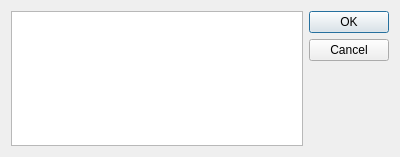
<?xml version="1.0" encoding="UTF-8"?>
<ui version="4.0">
 <class>DTMountDialog</class>
 <widget class="QDialog" name="DTMountDialog">
  <property name="geometry">
   <rect>
    <x>0</x>
    <y>0</y>
    <width>400</width>
    <height>157</height>
   </rect>
  </property>
  <property name="windowTitle">
   <string>DT_MOUNT_DILAOG</string>
  </property>
  <property name="windowIcon">
   <iconset resource="ltorrent.qrc">
    <normaloff>:/icons/app.ico</normaloff>:/icons/app.ico</iconset>
  </property>
  <layout class="QGridLayout" name="gridLayout">
   <item row="0" column="1">
    <layout class="QVBoxLayout">
     <property name="spacing">
      <number>6</number>
     </property>
     <property name="margin">
      <number>0</number>
     </property>
     <item>
      <widget class="QPushButton" name="okButton">
       <property name="text">
        <string>OK</string>
       </property>
      </widget>
     </item>
     <item>
      <widget class="QPushButton" name="cancelButton">
       <property name="text">
        <string>Cancel</string>
       </property>
      </widget>
     </item>
     <item>
      <spacer>
       <property name="orientation">
        <enum>Qt::Vertical</enum>
       </property>
       <property name="sizeHint" stdset="0">
        <size>
         <width>20</width>
         <height>40</height>
        </size>
       </property>
      </spacer>
     </item>
    </layout>
   </item>
   <item row="0" column="0">
    <widget class="QListView" name="listView"/>
   </item>
  </layout>
 </widget>
 <resources>
  <include location="ltorrent.qrc"/>
 </resources>
 <connections>
  <connection>
   <sender>cancelButton</sender>
   <signal>clicked()</signal>
   <receiver>DTMountDialog</receiver>
   <slot>reject()</slot>
   <hints>
    <hint type="sourcelabel">
     <x>330</x>
     <y>66</y>
    </hint>
    <hint type="destinationlabel">
     <x>197</x>
     <y>125</y>
    </hint>
   </hints>
  </connection>
 </connections>
 <slots>
  <slot>MountSelectedFILE()</slot>
 </slots>
</ui>
